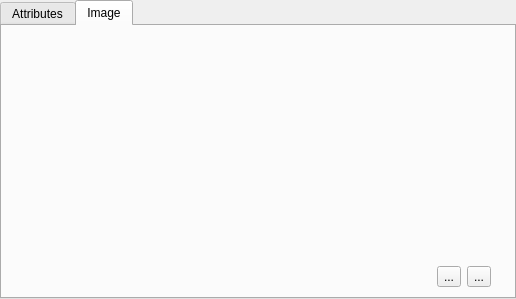
<?xml version="1.0" encoding="UTF-8"?>
<ui version="4.0">
 <class>AttributesTableWithImages</class>
 <widget class="QWidget" name="AttributesTableWithImages">
  <property name="geometry">
   <rect>
    <x>0</x>
    <y>0</y>
    <width>516</width>
    <height>299</height>
   </rect>
  </property>
  <property name="sizePolicy">
   <sizepolicy hsizetype="Expanding" vsizetype="Expanding">
    <horstretch>0</horstretch>
    <verstretch>0</verstretch>
   </sizepolicy>
  </property>
  <property name="windowTitle">
   <string>Form</string>
  </property>
  <property name="styleSheet">
   <string notr="true"/>
  </property>
  <layout class="QVBoxLayout" name="verticalLayout_3">
   <property name="spacing">
    <number>0</number>
   </property>
   <property name="margin">
    <number>0</number>
   </property>
   <item>
    <widget class="QTabWidget" name="tabWidget">
     <property name="sizePolicy">
      <sizepolicy hsizetype="Preferred" vsizetype="Preferred">
       <horstretch>0</horstretch>
       <verstretch>0</verstretch>
      </sizepolicy>
     </property>
     <property name="tabShape">
      <enum>QTabWidget::Rounded</enum>
     </property>
     <property name="currentIndex">
      <number>1</number>
     </property>
     <property name="elideMode">
      <enum>Qt::ElideNone</enum>
     </property>
     <widget class="QWidget" name="tab">
      <attribute name="title">
       <string>Attributes</string>
      </attribute>
      <layout class="QVBoxLayout" name="vlAtributesViewContainer">
       <property name="spacing">
        <number>2</number>
       </property>
       <property name="margin">
        <number>0</number>
       </property>
      </layout>
     </widget>
     <widget class="QWidget" name="tab_2">
      <attribute name="title">
       <string>Image</string>
      </attribute>
      <layout class="QVBoxLayout" name="verticalLayout_2">
       <property name="spacing">
        <number>0</number>
       </property>
       <property name="leftMargin">
        <number>3</number>
       </property>
       <property name="topMargin">
        <number>3</number>
       </property>
       <property name="rightMargin">
        <number>3</number>
       </property>
       <property name="bottomMargin">
        <number>0</number>
       </property>
       <item>
        <widget class="QWidget" name="galleryWidget" native="true">
         <property name="sizePolicy">
          <sizepolicy hsizetype="Expanding" vsizetype="Expanding">
           <horstretch>0</horstretch>
           <verstretch>0</verstretch>
          </sizepolicy>
         </property>
         <layout class="QVBoxLayout" name="vlImageGaleryContainer"/>
        </widget>
       </item>
       <item>
        <layout class="QHBoxLayout" name="horizontalLayout_4">
         <property name="spacing">
          <number>6</number>
         </property>
         <property name="topMargin">
          <number>5</number>
         </property>
         <property name="rightMargin">
          <number>20</number>
         </property>
         <property name="bottomMargin">
          <number>10</number>
         </property>
         <item>
          <spacer name="horizontalSpacer">
           <property name="orientation">
            <enum>Qt::Horizontal</enum>
           </property>
           <property name="sizeHint" stdset="0">
            <size>
             <width>40</width>
             <height>20</height>
            </size>
           </property>
          </spacer>
         </item>
         <item>
          <widget class="QToolButton" name="btnLoadPhoto">
           <property name="toolTip">
            <string>Load photo to database</string>
           </property>
           <property name="text">
            <string>...</string>
           </property>
           <property name="icon">
            <iconset resource="../resources.qrc">
             <normaloff>:/icons/add.png</normaloff>:/icons/add.png</iconset>
           </property>
           <property name="iconSize">
            <size>
             <width>24</width>
             <height>24</height>
            </size>
           </property>
          </widget>
         </item>
         <item>
          <widget class="QToolButton" name="btnSaveAllPhotos">
           <property name="toolTip">
            <string>Save all photos to disk</string>
           </property>
           <property name="text">
            <string>...</string>
           </property>
           <property name="icon">
            <iconset resource="../resources.qrc">
             <normaloff>:/icons/download.png</normaloff>:/icons/download.png</iconset>
           </property>
           <property name="iconSize">
            <size>
             <width>24</width>
             <height>24</height>
            </size>
           </property>
          </widget>
         </item>
        </layout>
       </item>
      </layout>
     </widget>
    </widget>
   </item>
  </layout>
 </widget>
 <resources>
  <include location="../resources.qrc"/>
 </resources>
 <connections/>
</ui>
